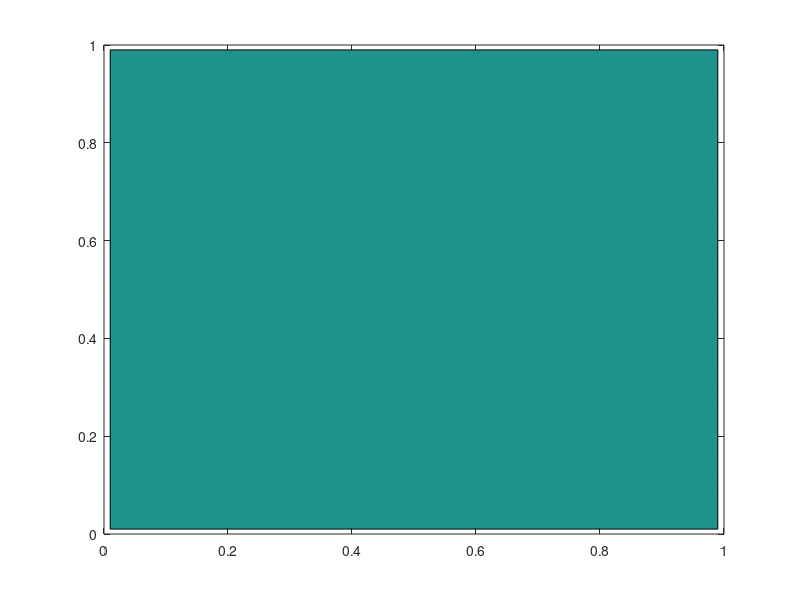

Write MATLAB code to recreate this figure. (Note: this script raises an error after producing the figure.)
clear
close all
clc
Re = 300; % Reynolds number
nt = 300; % max time steps (お試しで少しだけ)
Lx = 1; Ly = 1; % domain size
Nx = 50; Ny = 50; % Number of grids
dt = 0.01; % time step;

% Grid size (Equispaced)
dx = Lx/Nx;
dy = Ly/Ny;
% Coordinate of each grid (cell center)
xce = ((1:Nx)-0.5)*dx;
yce = ((1:Ny)-0.5)*dy;
% Coordinate of each grid (cell corner)
xco = (0:Nx)*dx;
yco = (0:Ny)*dy;

u = zeros(Nx+1,Ny+2); % velocity in x direction (u)
v = zeros(Nx+2,Ny+1); % velocity in y direction (v)
p = zeros(Nx,Ny); % pressure (lagurange multiplier)

uce = (u(1:end-1,2:end-1)+u(2:end,2:end-1))/2; % u at cell center % the first term goes u(1,2), u(1,3), u(1,4), u(1,5) and then it gets to u(1,end-1)
% then it goes u(2,2), u(2,3), u(2,4), and so on, until it gets to
% u(2,end-1). It keeps incrementing this way until it gets to
% u(end-1,end-1)... the 2nd term works this way as well..
% it is essentially the same as doing the following loop
% uce = zeros(Nx,Ny);
% for i = 1:(end-1)
    %for j = 2:(end-1)
        % uce(i,j-1) = (u(i,j)+u(i+1,j))*0.5;
    %end
%end
vce = (v(2:end-1,1:end-1)+v(2:end-1,2:end))/2; % v at cell center
% The same idea for uce generation applies to vce
[Xce,Yce] = meshgrid(xce,yce); % cell centerの座標グリッド
[~,h_abs] = contourf(Xce',Yce',sqrt(uce.^2+vce.^2));

xlim([0 Lx]); ylim([0 Ly]);

for ii = 1:nt
    bctop = 1; % Top lid u
    u(:,1) = -u(:,2); v(:,1) = 0;             %bottom
    u(:,end) = 2*bctop-u(:,end-1);  v(:,end) = 0;  %top
    u(1,:) = 0;    v(1,:) = -v(2,:);             %left
    u(end,:) = 0;  v(end,:) = -v(end-1,:);    %right
    % They put dirichlet B.C. after Neumann (like we did) in order to make
    % sure that the values at the corners of the top remain as zero
    Lux = (u(1:end-2,2:end-1)-2*u(2:end-1,2:end-1)+u(3:end,2:end-1))/dx^2; % nx-1 * ny
    Luy = (u(2:end-1,1:end-2)-2*u(2:end-1,2:end-1)+u(2:end-1,3:end))/dy^2; % nx-1 * ny
    Lvx = (v(1:end-2,2:end-1)-2*v(2:end-1,2:end-1)+v(3:end,2:end-1))/dx^2; % nx * ny-1
    Lvy = (v(2:end-1,1:end-2)-2*v(2:end-1,2:end-1)+v(2:end-1,3:end))/dy^2; % nx * ny-1
    % shown above are the 2nd derivatives. I have not yet done an in depth
    % check of if they match up with what we have
    
    uce = (u(1:end-1,2:end-1)+u(2:end,2:end-1))/2;
    uco = (u(:,1:end-1)+u(:,2:end))/2; % what are the co values?
    vco = (v(1:end-1,:)+v(2:end,:))/2;
    vce = (v(2:end-1,1:end-1)+v(2:end-1,2:end))/2;
    % I think the lines above just reinstitute the uce and vce, but this
    % time, they carry over the boundary conditions from u and v
    % 2. multiply
    uuce = uce.*uce;
    uvco = uco.*vco;
    vvce = vce.*vce;
    
    % 3-1. get derivative for u
    Nu = (uuce(2:end,:) - uuce(1:end-1,:))/dx;
    Nu = Nu + (uvco(2:end-1,2:end) - uvco(2:end-1,1:end-1))/dy;
    % 3-2. get derivative for v
    Nv = (vvce(:,2:end) - vvce(:,1:end-1))/dy;
    Nv = Nv + (uvco(2:end,2:end-1) - uvco(1:end-1,2:end-1))/dx;
    
    % Get intermidiate velocity
    u(2:end-1,2:end-1) = u(2:end-1,2:end-1) + dt*(-Nu + (Lux+Luy)/Re);
    v(2:end-1,2:end-1) = v(2:end-1,2:end-1) + dt*(-Nv + (Lvx+Lvy)/Re); % solving for us and vs, but they just call them u and v here
    
    % velocity correction
    % RHS of pressure Poisson eq.
    b = ((u(2:end,2:end-1)-u(1:end-1,2:end-1))/dx ...
        + (v(2:end-1,2:end)-v(2:end-1,1:end-1))/dy); % this is just taking the sum of partial derivatives as the divergence
    % why dont they scale b by rho and dt???
    
    % Solve for p (using cosine transform, faster)
    p = solvePoissonEquation_2dDCT(b,Nx,Ny,dx,dy);
    
    % Direct method
    % p = solvePoissonEquation_direct(b,Nx,Ny,dx,dy);
    
    % The new divergent free velocity field
    u(2:end-1,2:end-1) = u(2:end-1,2:end-1) -  (p(2:end,:)-p(1:end-1,:))/dx;
    v(2:end-1,2:end-1) = v(2:end-1,2:end-1) -  (p(:,2:end)-p(:,1:end-1))/dy;
    
    
    
     % get velocity at the cell center (for visualization)
    uce = (u(1:end-1,2:end-1)+u(2:end,2:end-1))/2;
    vce = (v(2:end-1,1:end-1)+v(2:end-1,2:end))/2;
    
    % update plot
    h_abs.ZData = sqrt(uce.^2+vce.^2);
    drawnow
end
    
    